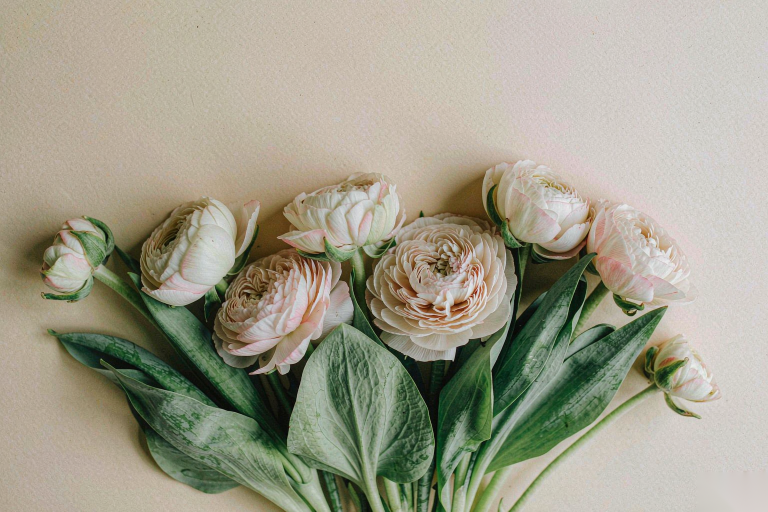
#> input picture 5_洋牡丹/gen/bouquet_clean.png, 1536 x 1024 px (shown at 1/2 size)
$ python ran_card.py
#> lines starting #> are read from the running program, lines starting #| are printed output that depends on the picture; after the words box and inside, x2 and y2 are one past the last pixel; in counts of white or black regions, pixels touching at a corner belong together
#> in load_plate, im is the input picture: PIL image 1536x1024 RGB; mean R, G, B 160.2, 157.6, 139.7
"""Ranunculus postcard -- a horizontal A6 sheet, full bleed.

The earlier cards framed a photograph on paper. This one is the paper itself:
the bouquet runs off all four edges, the type sits in the quiet band the
lighting left at the top of the frame, and there is no border anywhere.

The bouquet is not cut out. Cutting it produced a pale ring of plate around
every leaf -- the plate and the white petals sit within a few levels of each
other, so any mask has to run through the fuzzy transition and leaves a shell.
Full bleed sidesteps that entirely: the plate is the card.

    python ran_card.py --still 4.2     # one frame
    python ran_card.py                 # GIF
    python ran_card.py --print card.png --scale 2
"""
import argparse
import os
import sys

import numpy as np
from PIL import Image, ImageDraw, ImageFilter, ImageFont

HERE = os.path.dirname(os.path.abspath(__file__))
sys.path.insert(0, r"C:\Users\wang_\.workbuddy\skills\handwriting-postcard\scripts")
import postcard as P  # noqa: E402

SRC = os.path.join(HERE, "gen", "bouquet_clean.png")

# ------------------------------------------------------------------ design --
# A6, landscape: 148 x 105 mm. The art runs to all four edges.
W, H = 740, 525
RATIO = W / H

LOOP = 8.8
FPS = 12.5
GIF_COLORS = 256
DITHER = 1.0

INK = (56, 44, 36)
INK_SOFT = (104, 86, 70)
ACCENT = (150, 38, 44)
PLATE = (152, 46, 40)

F_TITLE = r"C:\Windows\Fonts\STSONG.TTF"
F_SMALL = r"C:\Windows\Fonts\STKAITI.TTF"
F_LATIN = r"C:\Windows\Fonts\georgia.ttf"

# The frame is cropped up from the plate, then the breathing is done by
# cropping further in -- so nothing ever runs out of picture.
ZOOM = 1.20

TITLE = dict(text="洋牡丹", size=31, tracking=19, y=74, weight=0.4,
             t0=0.55, step=0.55, dur=0.60, colour=INK, font=F_TITLE)
RULE = dict(x0=W / 2 - 33, x1=W / 2 + 33, y=91,
            t0=1.70, dur=0.60, colour=(176, 158, 136))
LANG = dict(text="花语  迷人的魅力", size=12, tracking=4.6, y=114,
            t0=2.05, step=0.20, dur=0.30, colour=(84, 68, 56), font=F_SMALL)
SEAL = dict(image=os.path.join(HERE, "..", "3_印章", "seal_baiwen_tall.png"),
            h=33, x=690, y=33, ink=PLATE, t0=3.60, dur=0.42)
SEAL["image"] = os.path.normpath(SEAL["image"])

FADE_IN = 0.50
FADE_OUT = 7.60


# ------------------------------------------------------------------- pieces --
def font(path, px):
    return ImageFont.truetype(path, max(1, int(round(px))))


def flatten_light(a, p=1.0):
    """Even out the lighting across the plate.

    The bouquet was shot with the key coming from the right: the left of the
    sheet is a full stop darker and a good deal yellower, which on a card reads
    as a dirty corner rather than as light. A quadratic surface is fitted to the
    sheet's own margins, so it describes the lighting and not the flowers, and
    the picture is divided by it -- at 80 %, since a perfectly flat sheet looks
    like a scan rather than a photograph.
    """
#> called with p = 1
    h, w = a.shape[:2]
    yn, xn = (np.arange(h, dtype=np.float32) / h) * 2 - 1, (np.arange(w, dtype=np.float32) / w) * 2 - 1
    X, Y = np.meshgrid(xn, yn)

    def terms(yy, xx):
        # cubic: the plate is graded from one corner, and a quadratic leaves a
        # broad residue that reads as a stain once the sheet is lifted
        cols = []
        for d in range(4):
            for i in range(d + 1):
                cols.append((xx ** (d - i)) * (yy ** i))
        return np.stack(cols, -1)

    plate = np.zeros((h, w), bool)
    plate[: int(0.17 * h), :] = True
    plate[:, : int(0.03 * w)] = True
    plate[:, int(0.97 * w):] = True
    ys, xs = np.nonzero(plate)
    A = terms(Y[ys, xs], X[ys, xs])
    coef = np.linalg.lstsq(A, a[ys, xs], rcond=None)[0]
#> coef = [[205.1, 197.8, 184.5], [25.11, 27.35, 41.71], [8.55, 12.43, 11.24], [-17.97, -18.69, -18.3], [-0.0269, -0.35, -1.29], [9.3, 9.79, 13.01], [-1.08, 1.07, -4.45], [-10.46, -14.62, -15.24], [-12.78, -12.86, -16.01], [4.79, 3.26, 7.26]]
    field = (terms(Y.ravel(), X.ravel()) @ coef).reshape(h, w, 3)
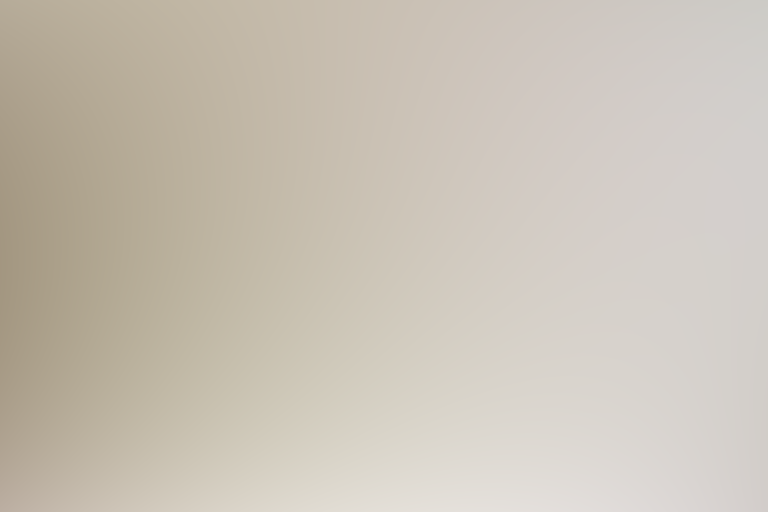
#> field: shape (1024, 1536, 3) float32 (shown at 1/2 size); mean of channels 0, 1, 2 202.1, 195, 183.2; drawn as R, G, B
    target = np.median(a[ys, xs], axis=0)
#> target = [201, 191, 178]
    # a cubic extrapolated to the very edges can dive well below the sheet it
    # was fitted to, and dividing by it there leaves a dark stain down the
    # margin -- hold the surface within reach of the paper it describes
    field = np.clip(field, target * 0.90, target * 1.14)
    return a * (target[None, None, :] / np.maximum(field, 1.0)) ** p


def grade(a):
    """Bring the plate up to paper, without touching the foliage.

    The source was shot on a mid-grey card: its paper reads near 180, which on
    a postcard looks like dirt. A straight gain would blow the cream petals, so
    the top of the range is compressed instead of clipped. The greens stay as
    they are -- the leaves are half the subject here.
    """
    x = np.clip(a, 0, 255) / 255.0 * 1.135
    knee = 0.845
    y = np.where(x < knee, x, knee + (1.0 - knee) * (1.0 - np.exp(-(x - knee) / 0.18)))
    y = np.clip(y, 0, 1) * 255.0
    y[..., 0] *= 1.012                        # a touch of warmth
    y[..., 2] *= 1.002
    y = 128.0 + (y - 128.0) * 1.045           # the blush needed a little back
    return np.clip(y, 0, 253)


def leaf_mask(a):
    """Where the greenery is, as a soft 0..1 field.

    Green, not too bright, not too pale: the blooms are cream and blush and the
    plate is warm beige, so a hue/saturation gate separates them cleanly. The
    mask is deliberately soft -- it is used to blend texture in, and a hard edge
    would show as a cut-out around every leaf.
    """
    hsv = np.asarray(Image.fromarray(np.clip(a, 0, 255).astype(np.uint8)).convert("HSV"))
    hue = hsv[..., 0].astype(np.float32) * 360.0 / 255.0
    sat = hsv[..., 1].astype(np.float32) / 255.0
    val = hsv[..., 2].astype(np.float32) / 255.0
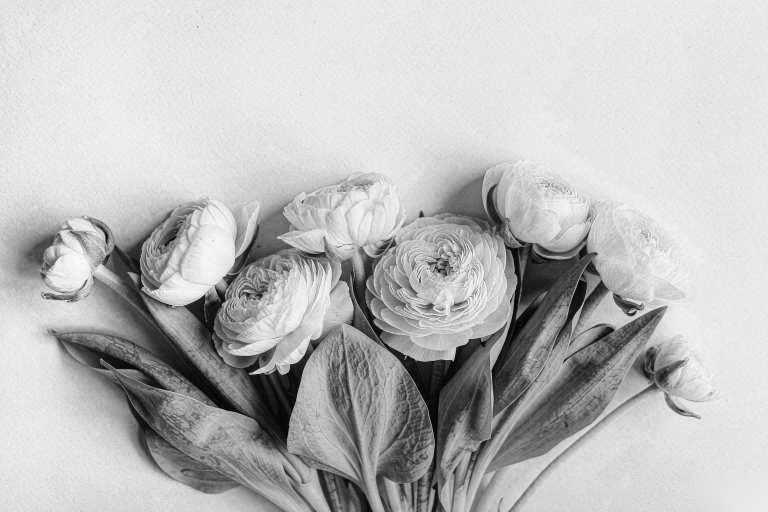
#> val: shape (1024, 1536) float32 (shown at 1/2 size); min 0, max 0.992, mean 0.739
    # hue alone cannot tell a pale leaf from a cream petal -- but green always
    # carries more green than red, and cream and blush never do
    greenish = a[..., 1] > a[..., 0] * 1.05
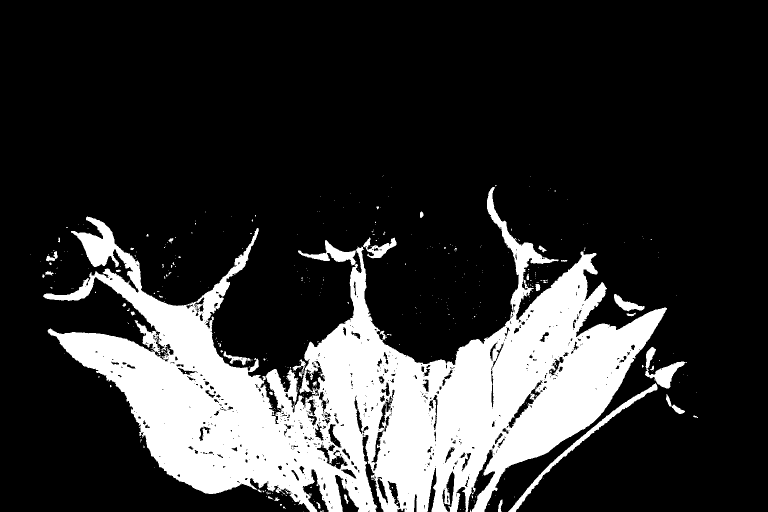
#> greenish: shape (1024, 1536) bool (shown at 1/2 size); 20.3% white; 433 white regions (395 under 20 px), largest, box (x1, y1, x2, y2) and area: (86, 374, 1334, 1024) 307855, (1016, 766, 1315, 1024) 3481, (1290, 694, 1374, 777) 2166
    leaf = (hue > 40) & (hue < 185) & (sat > 0.13) & (val < 0.93) & greenish
#> leaf: shape (1024, 1536) bool; 18.8% white; 355 white regions (304 under 20 px), largest, box (x1, y1, x2, y2) and area: (86, 374, 1334, 1024) 284048, (1016, 766, 1315, 1024) 3481, (1290, 694, 1374, 777) 2163
    m = Image.fromarray((leaf * 255).astype(np.uint8))
    m = m.filter(ImageFilter.MaxFilter(3)).filter(ImageFilter.MinFilter(3))
#> m: PIL image 1536x1024 L; 19.2% white; 219 white regions (175 under 20 px), largest, box (x1, y1, x2, y2) and area: (86, 374, 1334, 1024) 290870, (1016, 694, 1374, 1024) 5704, (734, 475, 793, 517) 934
    return np.asarray(m.filter(ImageFilter.GaussianBlur(2.2)), np.float32) / 255.0
#> returned value: shape (1024, 1536) float32


def leaf_finish(a):
    """Put back the imperfections the generator left out.

    Generated foliage is airbrushed: one flat green, no surface relief, and an
    edge sharp to the last pixel. On a shallow-focus photograph that reads as
    plastic. Three small things fix most of it -- a slow swell of light and
    shade across each leaf, a breath of grain, and an edge that sits a shade
    out of focus like the rest of the image.
    """
    h, w = a.shape[:2]
    m = leaf_mask(a)[..., None]
    rng = np.random.default_rng(11)

    # broad undulation: what a leaf does when it is not a flat card
    small = rng.normal(0, 1, (max(2, h // 26), max(2, w // 26))).astype(np.float32)
    swell = np.asarray(
        Image.fromarray(((small * 0.22 + 0.5) * 255).clip(0, 255).astype(np.uint8))
        .resize((w, h), Image.BICUBIC), np.float32) / 255.0 - 0.5
    # fine grain, barely there
    grain = rng.normal(0, 1, (h, w)).astype(np.float32)

    # structure runs lengthwise: sampled coarse across the blade and fine along
    # it, the field becomes a soft brush of veins -- which is what an eye looks
    # for and never finds on a generated leaf
    veins = np.asarray(
        Image.fromarray(((rng.normal(0, 1, (h, max(2, w // 72))) * 0.24 + 0.5) * 255)
                        .clip(0, 255).astype(np.uint8))
        .resize((w, h), Image.BICUBIC), np.float32) / 255.0 - 0.5

    tex = 1.0 + swell * 0.115 + grain * 0.016 + veins * 0.070
    out = a * (1.0 + (tex[..., None] - 1.0) * m)

    # a little less saturated, and a touch lighter in the highlights -- digitial
    # green is the tell
    grey = out.mean(axis=2, keepdims=True)
    out = out * (1.0 - 0.020 * m) + grey * (0.020 * m)

    # edge that is one step softer than the pixel grid
    soft = np.asarray(
        Image.fromarray(np.clip(out, 0, 255).astype(np.uint8))
        .filter(ImageFilter.GaussianBlur(1.5)), np.float32)
    inner = np.asarray(
        Image.fromarray((m[..., 0] * 255).astype(np.uint8))
        .filter(ImageFilter.MinFilter(5)), np.float32) / 255.0
    rim = (m * (1.0 - inner[..., None]))
    out = out * (1.0 - 0.55 * rim) + soft * (0.55 * rim)
    return np.clip(out, 0, 255)


# [24 lines left out: function leaf_depth, not called in this run]


def despeckle(a):
    """Take the pale blotches off the leaves.

    The generator read "dewy" as a scatter of milky patches, and on a leaf that
    reads as spray residue or mildew. A real leaf is never paler *and* less
    saturated than its own surface, so both tests are used, and the patch is
    refilled from the median of the leaf around it. Veins survive because they
    are lighter but still green.
    """
    src = Image.fromarray(np.clip(a, 0, 255).astype(np.uint8))
    med = np.asarray(src.filter(ImageFilter.MedianFilter(11)), np.float32)
    hsv = np.asarray(src.convert("HSV"), np.float32)
    sat = hsv[..., 1]
    m = leaf_mask(a)
    pale = (a.mean(axis=2) - med.mean(axis=2)) > 9.0
#> pale: shape (1024, 1536) bool; 9.1% white in thin lines or dots
    washed = sat < 52.0
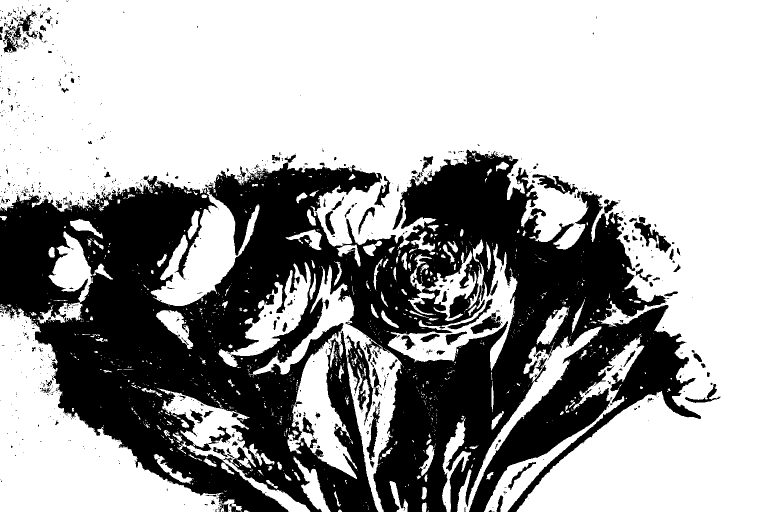
#> washed: shape (1024, 1536) bool (shown at 1/2 size); 64.9% white; 1004 black regions (858 under 20 px), largest, box (x1, y1, x2, y2) and area: (0, 299, 1402, 1024) 525766, (691, 669, 762, 851) 3356, (1268, 444, 1342, 506) 1523
    hit = ((pale | washed) & (m > 0.45))
#> hit: shape (1024, 1536) bool; 5.7% white; 3318 white regions (2857 under 20 px), largest, box (x1, y1, x2, y2) and area: (616, 638, 870, 976) 15042, (199, 717, 550, 975) 10601, (928, 511, 1225, 945) 9148
    out = a.copy()
    out[hit] = med[hit]

    # a few blades came out the colour of skimmed milk -- leaf underside, or
    # just the model losing the plot. No leaf in a fresh bouquet is that pale,
    # so give the foliage a floor on saturation and let it read as one plant.
    src2 = Image.fromarray(np.clip(out, 0, 255).astype(np.uint8))
    arr = np.asarray(src2.convert("HSV")).astype(np.float32)
    arr[..., 1] = np.where(m > 0.40, np.maximum(arr[..., 1], 96.0), arr[..., 1])
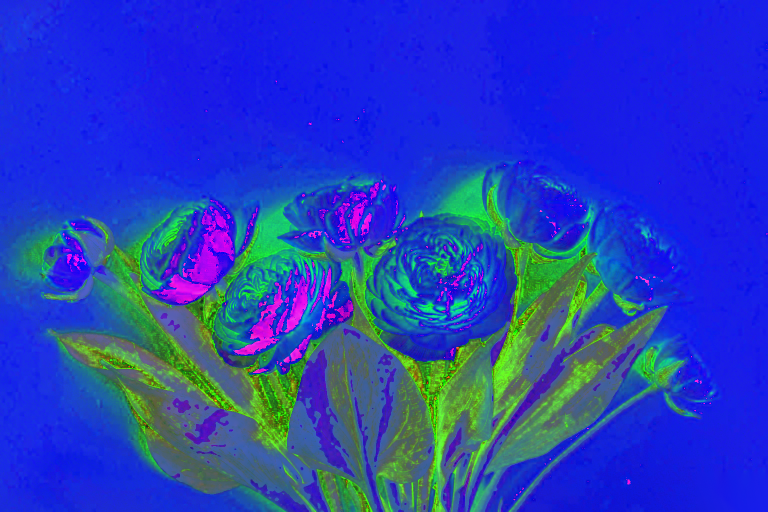
#> arr: shape (1024, 1536, 3) float32 (shown at 1/2 size); mean R, G, B 38.2, 63.2, 187.9
    out = np.asarray(Image.fromarray(arr.astype(np.uint8), "HSV").convert("RGB"), np.float32)
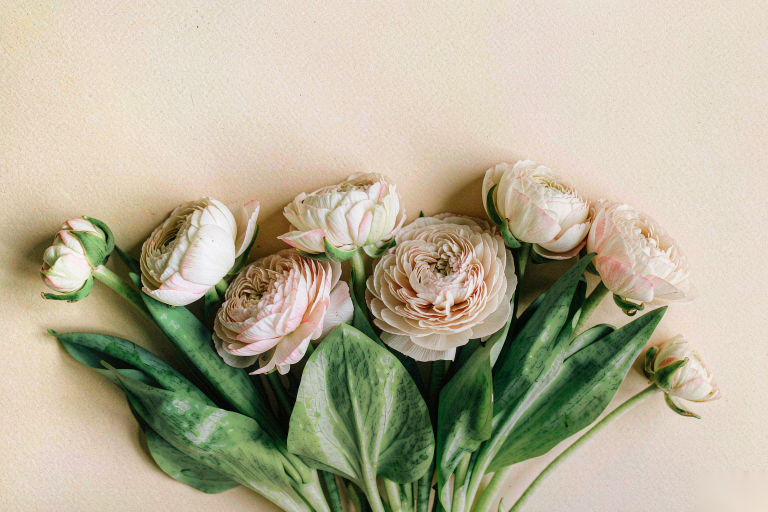
#> out: shape (1024, 1536, 3) float32 (shown at 1/2 size); mean R, G, B 181.8, 175.8, 152.4
    return out


def leaf_light(a):
    """Relight the foliage from the upper right, where the key already is.

    The bouquet was lit by one soft source high on the right -- the blooms say
    so, their shadows fall down and left onto the plate. The generated foliage
    does not agree: it is evenly lit, so it reads as a flat cut-out lying on the
    paper rather than as leaves standing in the same light as the flowers.
    Here the shade is a function of position. Where the light reaches, the leaf
    gains and warms toward yellow-green; where it does not, it goes down and
    cooler, and the leaf edges that face the source pick up a translucent rim.
    """
    h, w = a.shape[:2]
#> h = 1024; w = 1536
    m = leaf_mask(a)[..., None]
#> in leaf_mask (call 2), `sat = hsv[..., 1].astype(np.float32) / 255.0`:
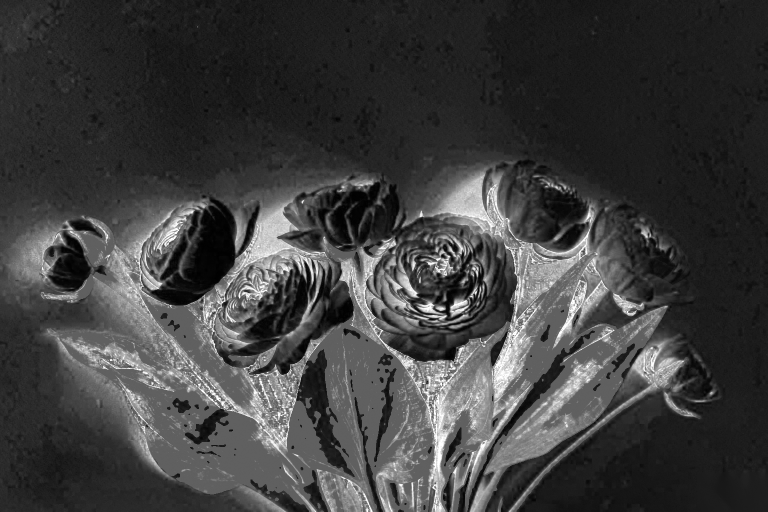
#> sat: shape (1024, 1536) float32 (shown at 1/2 size); min 0, max 1, mean 0.246
#> (the rest of the program and of its run is left out)
